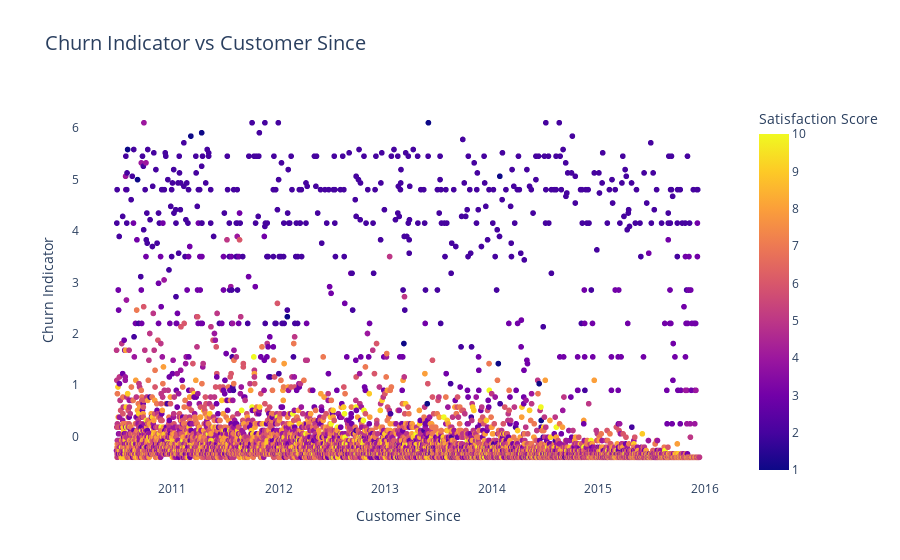

Write notebook code for a chart like this one.
### Code cell
import plotly.express as px

fig = px.scatter(df_cleaned, 
                 x='CustomerSince', 
                 y='ChurnIndicator', 
                 color='Satisfaction Score',
                 title='Churn Indicator vs Customer Since',
                 labels={'CustomerSince': 'Customer Since', 'ChurnIndicator': 'Churn Indicator'},
                 hover_data=['CustomerSince'])

fig.update_layout(
    title_font_size=20,
    xaxis_title_font_size=14,
    yaxis_title_font_size=14,
    plot_bgcolor='rgba(0,0,0,0)',
    legend_title_text='Species',
)

fig.show()

### Figure 1 — Plotly figure (JSON) as saved in the notebook; plotly's stock layout.template omitted (floating-point values rounded to 4 significant figures; data arrays with more than 128 entries replaced by an {"elided": "..."} marker saying what was removed)
{"data": [{"hovertemplate": "Customer Since=%{x}<br>Churn Indicator=%{y}<br>Satisfaction Score=%{marker.color}<extra></extra>", "legendgroup": "", "marker": {"color": {"elided": "9990 float values"}, "coloraxis": "coloraxis", "symbol": "circle"}, "mode": "markers", "name": "", "showlegend": false, "type": "scattergl", "x": {"elided": "9990 str values"}, "xaxis": "x", "y": {"elided": "9990 float values"}, "yaxis": "y"}], "layout": {"autosize": true, "coloraxis": {"colorbar": {"title": {"text": "Satisfaction Score"}}, "colorscale": [[0, "#0d0887"], [0.1111, "#46039f"], [0.2222, "#7201a8"], [0.3333, "#9c179e"], [0.4444, "#bd3786"], [0.5556, "#d8576b"], [0.6667, "#ed7953"], [0.7778, "#fb9f3a"], [0.8889, "#fdca26"], [1, "#f0f921"]]}, "legend": {"title": {"text": "Species"}, "tracegroupgap": 0}, "plot_bgcolor": "rgba(0, 0, 0, 0)", "title": {"font": {"size": 20}, "text": "Churn Indicator vs Customer Since"}, "xaxis": {"anchor": "y", "autorange": true, "domain": [0, 1], "range": ["2010-02-11 10:54:24.4778", "2016-04-24 09:59:35.5222"], "title": {"font": {"size": 14}, "text": "Customer Since"}, "type": "date"}, "yaxis": {"anchor": "x", "autorange": true, "domain": [0, 1], "range": [-0.9386, 6.639], "title": {"font": {"size": 14}, "text": "Churn Indicator"}, "type": "linear"}}}
